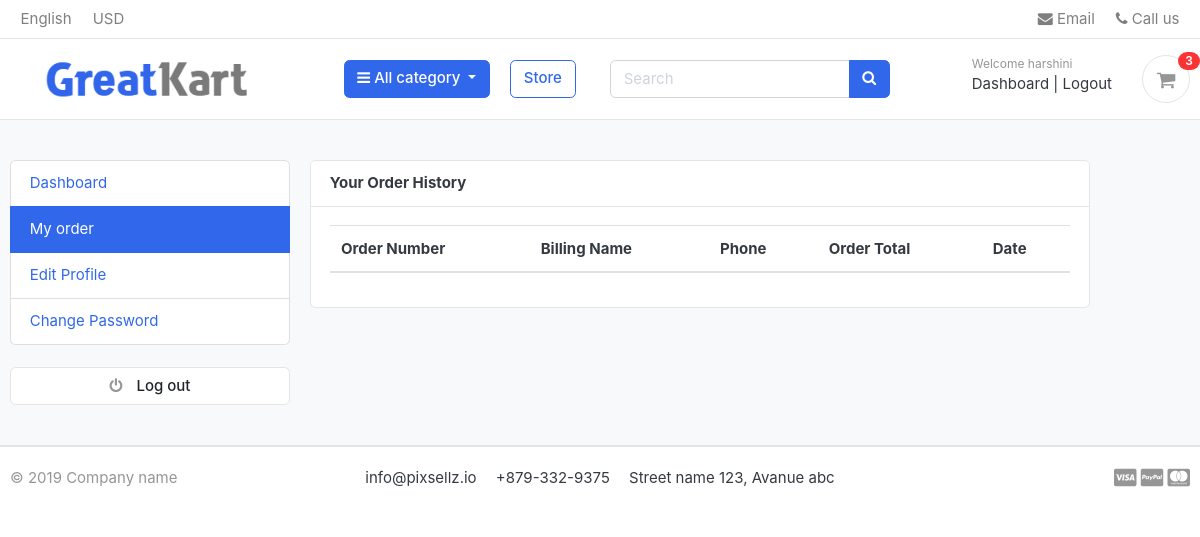
Page /accounts/my_orders/ (signed in) on the earlier database version.
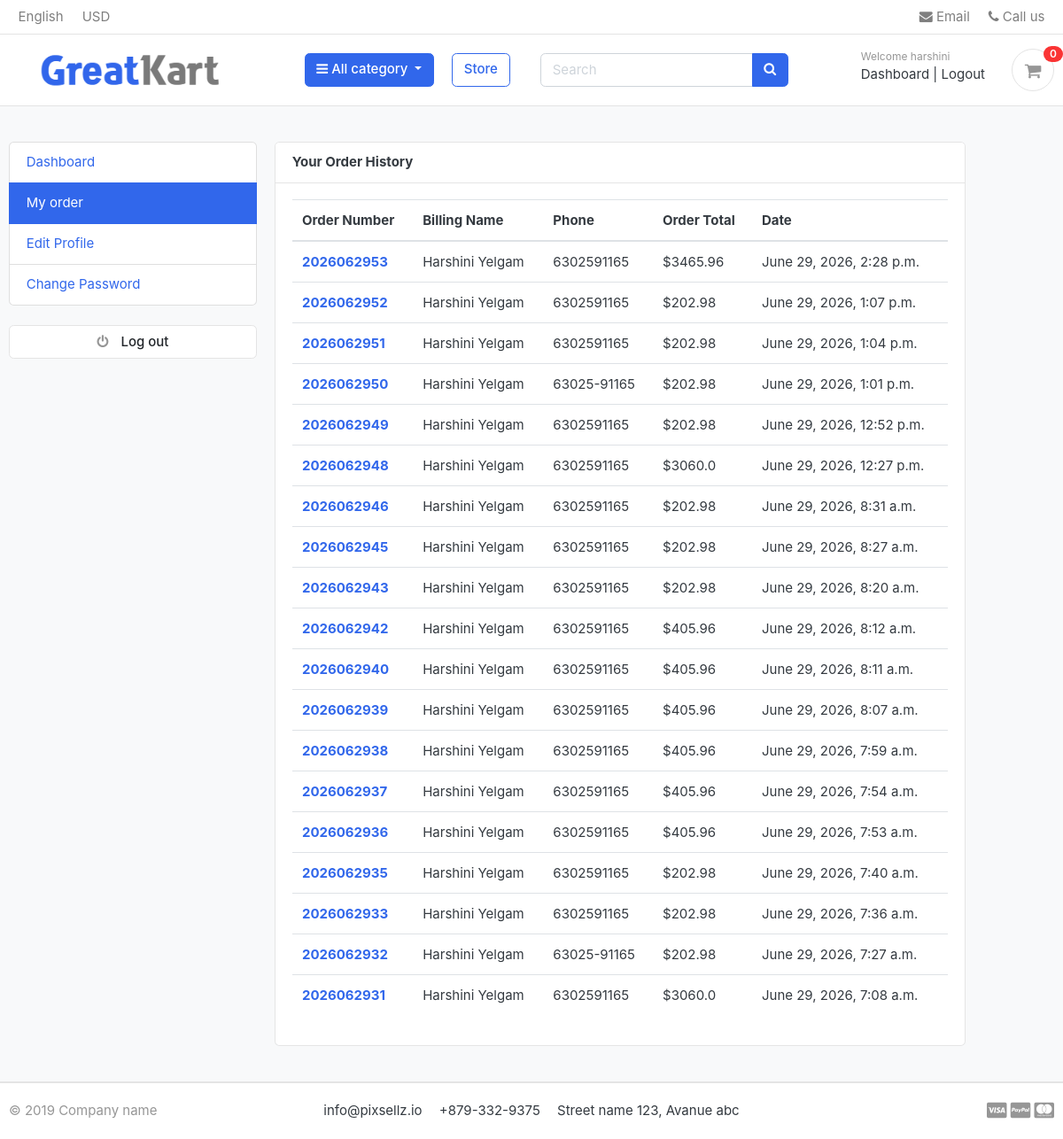
Same page on the later database version.
### orders/models.py (models this page shows, shortened)
class Order(models.Model):
    STATUS = (
        ('New', 'New'),
        ('Accepted', 'Accepted'),
        ('Completed', 'Completed'),
        ('Cancelled', 'Cancelled'),
    )
    user = models.ForeignKey(
        Account,
        on_delete=models.SET_NULL,
        null=True,
        blank=True
    )
    payment = models.ForeignKey(
        Payment,
        on_delete=models.SET_NULL,
        null=True,
        blank=True
    )
    order_number = models.CharField(max_length=20)
    first_name = models.CharField(max_length=50)
    last_name = models.CharField(max_length=50)
    phone = models.CharField(max_length=15)
    email = models.EmailField(max_length=50)
    address_line_1 = models.CharField(max_length=50)
    address_line_2 = models.CharField(max_length=50, blank=True)
    country = models.CharField(max_length=50)
    state = models.CharField(max_length=50)
    city = models.CharField(max_length=50)
    order_note = models.CharField(max_length=100, blank=True)
    order_total = models.FloatField()
    tax = models.FloatField()
    status = models.CharField(
        max_length=10,
        choices=STATUS,
        default='New'
    )
    ip = models.CharField(max_length=20, blank=True)
    is_ordered = models.BooleanField(default=False)
    created_at = models.DateTimeField(auto_now_add=True)
    updated_at = models.DateTimeField(auto_now=True)
    def full_name(self):
        return f'{self.first_name} {self.last_name}'

### accounts/views.py (the view)
# urls.py: path('my_orders/',views.my_orders,name='my_orders'),
@login_required(login_url='login')
def my_orders(request):
    orders = Order.objects.filter(user=request.user,is_ordered=True).order_by('-created_at')
    context={
        'orders':orders,
    }
    return render(request,'accounts/my_orders.html',context)

### carts/context_processors.py (called while the page is built)
def counter(request):
    cart_count = 0
    print("Counter called")
    if 'admin' in request.path:
        return {}
    if request.user.is_authenticated:
        cart_items = CardItem.objects.filter(user=request.user)
    else:
        try:
            cart = Cart.objects.get(cart_id=_cart_id(request))
            cart_items = CardItem.objects.filter(cart=cart)
        except Cart.DoesNotExist:
            cart_items = []
    print("Items:", cart_items)
    for item in cart_items:
        print(item.id, item.quantity)
        cart_count += item.quantity
    print("Cart Count =", cart_count)
    return {'cart_count': cart_count}

### carts/models.py (called while the page is built)
    def __unicode__(self):
        return str(self.Product)

### category/context_processors.py (called while the page is built)
def menu_links(request):
    links=Category.objects.all()
    return dict(links=links)

### category/models.py (called while the page is built)
    def get_url(self):
        return reverse('products_by_category',args=[self.slug])

### store/models.py (called while the page is built)
    def __str__(self):
        return self.product_name

### greatkart/templates/accounts/my_orders.html (shortened to what this page needs)
{% extends 'base.html' %}
{% block content %}
<section class="section-conten padding-y bg">
<div class="container">
	<div class="row">
		{% include 'includes/dashboard_sidebar.html' %}
	<main class="col-md-8">
		<article class="card">
		<header class="card-header">
			<strong class="d-inline-block mr-3">Your Order History</strong>
		</header>
		<div class="card-body">
			<div class="row">
				<div class="col-md-12">
                    <table class="table table-hover">
                      <thead>
                        <tr>
                            <th scope="col">Order Number</th>
                            <th scope="col">Billing Name</th>
                            <th scope="col">Phone</th>
                            <th scope="col">Order Total</th>
                            <th scope="col">Date</th>
                        </tr>
                      </thead>
                      <tbody>
                        {% for order in orders %}
                        <tr>
                            <th scope="col"><a href="{% url 'order_detail' order.order_number %}">{{order.order_number}}</a></th>
                            <td>{{order.full_name}}</td>
                            <td>{{order.phone}}</td>
                            <td>${{order.order_total}}</td>
                            <td>{{order.created_at}}</td>
                        </tr>
                        {% endfor %}
                      </tbody>
                    </table>
                </div>
			</div>
		</div>
		</article>
	</main>
</div>
</div>
</section>
{% endblock %}

### greatkart/templates/includes/navbar.html (shortened to what this page needs)
{% load static%}
<header class="section-header">
<nav class="navbar p-md-0 navbar-expand-sm navbar-light border-bottom">
<div class="container">
  <div class="collapse navbar-collapse" id="navbarTop4">
    <ul class="navbar-nav mr-auto">
    	<li class="nav-item dropdown">
		 	<a href="#" class="nav-link">   English </a>
		</li>
		<li class="nav-item dropdown">
			<a href="#" class="nav-link"> USD </a>
		</li>
    </ul>
    <ul class="navbar-nav">
		<li><a href="#" class="nav-link"> <i class="fa fa-envelope"></i> Email </a></li>
		<li><a href="#" class="nav-link"> <i class="fa fa-phone"></i> Call us </a></li>
	</ul>
  </div>
</div>
</nav>
<section class="header-main border-bottom">
	<div class="container">
<div class="row align-items-center">
	<div class="col-lg-2 col-md-3 col-6 flex-grow-0 pl-5">
		<a href="./" class="brand-wrap">
			<a href="{% url 'home' %}"><img src="{% static 'images/logo.png' %}" style="max-height:50px;"></a>
		</a>
	</div>
	     <div class="col-lg-3 col-md-3 col-sm-12">
			<div class="category-wrap dropdown d-inline-block float-right" style="margin-left:50px;">
			<button type="button" class="btn btn-primary dropdown-toggle" data-toggle="dropdown">
				<i class="fa fa-bars"></i> All category
			</button>
		</div>
	</div>
	<div class="col-lg-1 col-md-2 col-sm-12">
	<a href="{% url 'store' %}" class="btn btn-outline-primary">Store</a>
	</div>
	<div class="col-lg  col-md-5 col-sm-12">
		<form action="{% url 'search'%}" class="search" method="GET">
			<div class="input-group w-100">
			    <input type="text" class="form-control" style="width:60%;" placeholder="Search" name="keyword">
			    <div class="input-group-append">
			      <button class="btn btn-primary" type="submit">
			        <i class="fa fa-search"></i>
			      </button>
			    </div>
		    </div>
		</form>
	</div>
	<div class="col-lg-3 col-sm-6 col-8 order-2 order-lg-3">
				<div class="d-flex justify-content-end mb-3 mb-lg-0">
					{% if user.is_authenticated %}
<div class="widget-header">
    <small class="title text-muted">Welcome {{ user.first_name }}</small>
    <div>
        <a href="{% url 'dashboard' %}">Dashboard</a>
        <span class="dark-transp"> | </span>
        <a href="{% url 'logout' %}">Logout</a>
    </div>
</div>
{% endif %}
					<a href="{% url 'cart' %}" class="widget-header pl-3 ml-3">
						<div class="icon icon-sm rounded-circle border"><i class="fa fa-shopping-cart"></i></div>
						<span class="badge badge-pill badge-danger notify">{{cart_count}}</span>
					</a>
				</div>
			</div>
</div>
	</div>
</section>
</header>

Differences in the rows shown:
added Order: order_number "2026062953", full_name "Harshini Yelgam", phone "6302591165", order_total "3465.96", created_at "June 29, 2026, 2:28 p.m."
added Order: order_number "2026062952", full_name "Harshini Yelgam", phone "6302591165", order_total "202.98", created_at "June 29, 2026, 1:07 p.m."
added Order: order_number "2026062951", full_name "Harshini Yelgam", phone "6302591165", order_total "202.98", created_at "June 29, 2026, 1:04 p.m."
added Order: order_number "2026062950", full_name "Harshini Yelgam", phone "63025-91165", order_total "202.98", created_at "June 29, 2026, 1:01 p.m."
added Order: order_number "2026062949", full_name "Harshini Yelgam", phone "6302591165", order_total "202.98", created_at "June 29, 2026, 12:52 p.m."
added Order: order_number "2026062948", full_name "Harshini Yelgam", phone "6302591165", order_total "3060.0", created_at "June 29, 2026, 12:27 p.m."
added Order: order_number "2026062946", full_name "Harshini Yelgam", phone "6302591165", order_total "202.98", created_at "June 29, 2026, 8:31 a.m."
added Order: order_number "2026062945", full_name "Harshini Yelgam", phone "6302591165", order_total "202.98", created_at "June 29, 2026, 8:27 a.m."
added Order: order_number "2026062943", full_name "Harshini Yelgam", phone "6302591165", order_total "202.98", created_at "June 29, 2026, 8:20 a.m."
added Order: order_number "2026062942", full_name "Harshini Yelgam", phone "6302591165", order_total "405.96", created_at "June 29, 2026, 8:12 a.m."
added Order: order_number "2026062940", full_name "Harshini Yelgam", phone "6302591165", order_total "405.96", created_at "June 29, 2026, 8:11 a.m."
added Order: order_number "2026062939", full_name "Harshini Yelgam", phone "6302591165", order_total "405.96", created_at "June 29, 2026, 8:07 a.m."
added Order: order_number "2026062938", full_name "Harshini Yelgam", phone "6302591165", order_total "405.96", created_at "June 29, 2026, 7:59 a.m."
added Order: order_number "2026062937", full_name "Harshini Yelgam", phone "6302591165", order_total "405.96", created_at "June 29, 2026, 7:54 a.m."
added Order: order_number "2026062936", full_name "Harshini Yelgam", phone "6302591165", order_total "405.96", created_at "June 29, 2026, 7:53 a.m."
added Order: order_number "2026062935", full_name "Harshini Yelgam", phone "6302591165", order_total "202.98", created_at "June 29, 2026, 7:40 a.m."
added Order: order_number "2026062933", full_name "Harshini Yelgam", phone "6302591165", order_total "202.98", created_at "June 29, 2026, 7:36 a.m."
added Order: order_number "2026062932", full_name "Harshini Yelgam", phone "63025-91165", order_total "202.98", created_at "June 29, 2026, 7:27 a.m."
added Order: order_number "2026062931", full_name "Harshini Yelgam", phone "6302591165", order_total "3060.0", created_at "June 29, 2026, 7:08 a.m."
Other differences:
{{ cart_count }}: "3" → "0"
